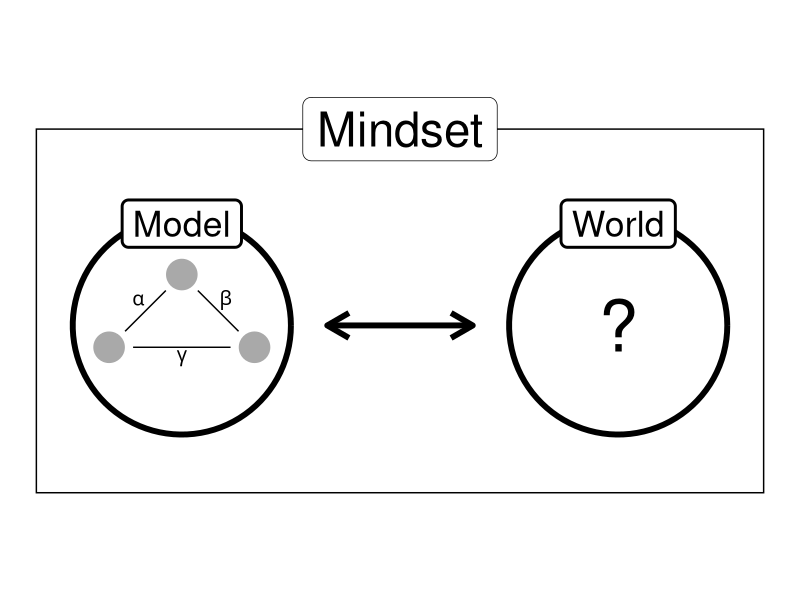

Generate this figure with R:
## ---- chunk 1
library(ggplot2)
library(patchwork)

circleFun <- function(center = c(0,0),diameter = 1, npoints = 100){
    r = diameter / 2
    tt <- seq(0,2*pi,length.out = npoints)
    xx <- center[1] + r * cos(tt)
    yy <- center[2] + r * sin(tt)
    return(data.frame(x = xx, y = yy))
}

# by how much the world circle is shifted
shift = 6

# Data for drawing model circle
dat = circleFun(c(2,2.3), 3, 100)
dat$circle = "c1"
# Data for drawing world circle
dat2 = circleFun(c(2 + shift, 2.3), 3, 100)
dat2$circle = "c2"
dat = rbind(dat, dat2)

p = ggplot(dat, aes(x = x, y = y)) +
 annotate("rect", xmin = 0, xmax = 10, ymin = 0, ymax = 5, color = "black", fill = "white") +
 annotate("label", x = 2 +  shift / 2, y = 5, label = "Mindset", size = 12) + 
 geom_path(size = 2, aes(group = circle)) +
 annotate(x = 2, y = 3.7, geom = "label", label = "Model", size = 9, label.size = 1) +
 annotate(x = 8, y = 3.7, geom = "label", label = "World", size = 9, label.size = 1) +
 annotate("text", x = 8, y = 2.3, label = "?", size = 18) +
 annotate("segment", x = 4, xend = 6, y = 2.3, yend = 2.3, arrow = arrow(ends = "both"), size = 2) +
 theme_void() 

nodes = data.frame(x = c(1, 3, 2),
                   y = c(2, 2, 3))

edges = data.frame(x =    c(2, 2, 3),
                   xend = c(1, 3, 1),
                   y =    c(3, 3, 2),
                   yend = c(2, 2, 2))
multi = 1.5
radius = 0.22 
edges$xend2 = edges$xend + c(radius, -radius, multi * radius)
edges$yend2 = edges$yend + c(radius, radius, 0)
edges$x2 = edges$x - c(radius, -radius, multi * radius)
edges$y2 = edges$y -  c(radius, radius, 0)

pmodel = p +
  geom_segment(aes(xend = xend2, yend = yend2, x = x2, y = y2), data = edges, color = "black", size = 0.5) +
  geom_point(size = 10, color = "darkgrey", data = nodes) +
  annotate("text", label = "alpha", x = 1.4, y = 2.65, parse = TRUE,  size = 5) +
  annotate("text", label = "beta",  x = 2.6, y = 2.65, parse = TRUE, size = 5) +
  annotate("text", label = "gamma", x = 2, y = 1.85, parse = TRUE, size = 5) +
  scale_y_continuous(limits = c(0, 5.3)) +
  theme_void() +
  coord_fixed()

pmodel

